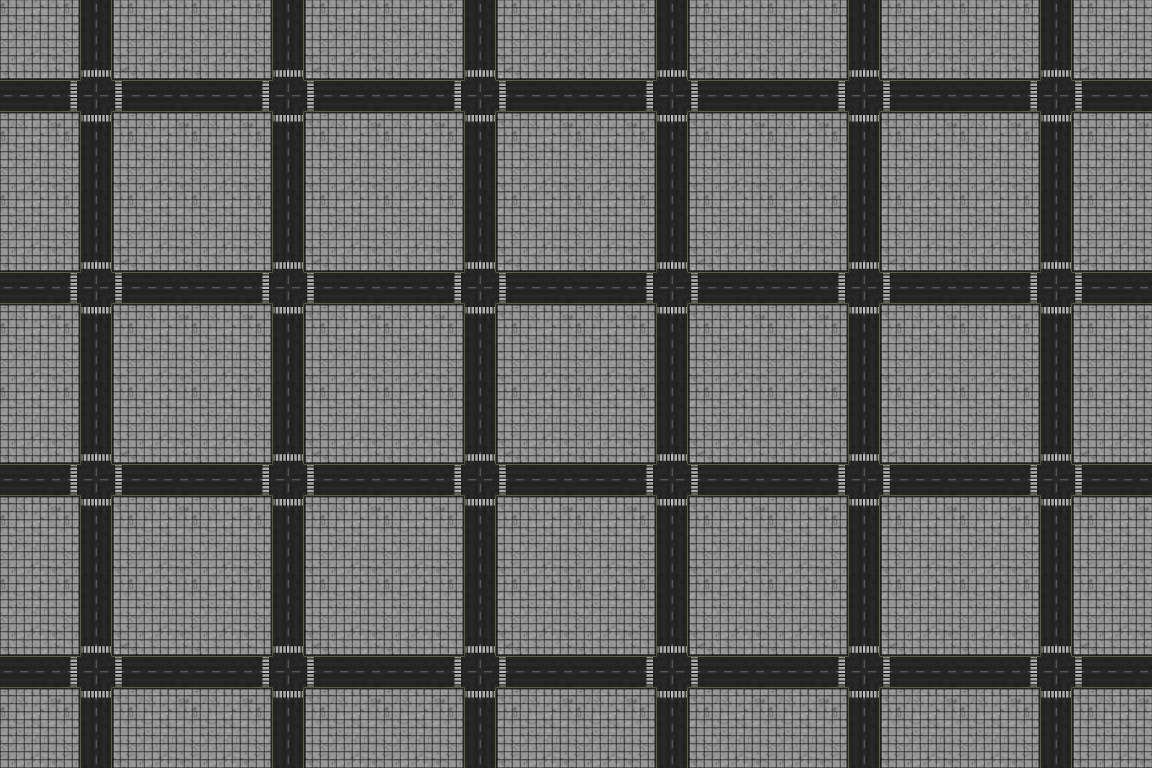

This is a level from a 2D game, rendered from its Tiled map with the project's own tilesets. A one-line summary and the map file follow, with tile-layer data summarised:
An orthogonal 18x12 tile map with 64x64 px tiles, 1 tile layer (Tile Layer 1).

<map version="1.0" orientation="orthogonal" renderorder="right-down" width="18" height="12" tilewidth="64" tileheight="64" nextobjectid="1">
 <tileset firstgid="1" name="preview_64" tilewidth="64" tileheight="64">
  <image source="streetgrid_64.jpg" width="256" height="192" />
 </tileset>
 <layer name="Tile Layer 1" width="18" height="12">
  <data>[216 cells, 216 non-empty, 4 distinct tile ids]</data>
 </layer>
</map>